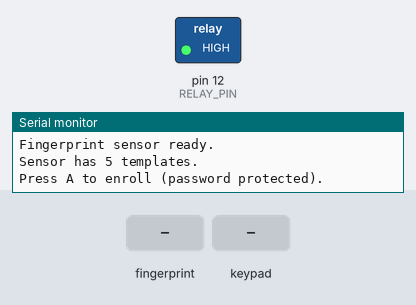
Recording of a sketch running on a simulated Arduino Mega 2560, built with avr-gcc and run on an emulated ATmega2560. On the bench: switched loads named in the sketch (green lamp = pin HIGH), the last lines printed to the serial monitor. The test bench sets the inputs (shaded band).

Above: at 2.2 s.
2.3 s: finger stored as number 1 placed on the sensor
At 4.1 s:
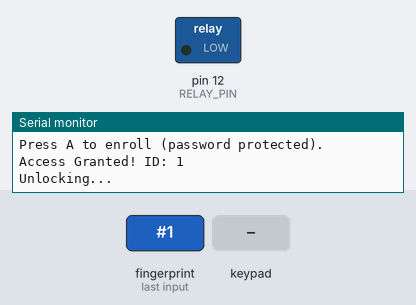
5.3 s: key 'A' pressed
8.3 s: keypad keys 1 2 3 4 pressed 0.4 s apart
Timing chart, 0 to 11.3 s (numbered marks = the images above; inputs shaded):
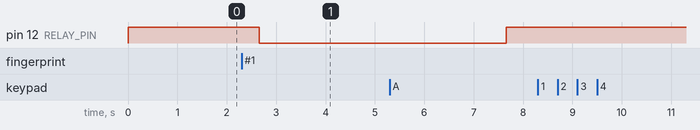

The sketch:

Fingerprint_code.ino
```cpp
#include <Adafruit_Fingerprint.h>
#include <Keypad.h>

// ----------------------
// Fingerprint Setup
// ----------------------
#define mySerial Serial1 // Using hardware serial port Serial1 (pins 18 RX, 19 TX)
Adafruit_Fingerprint finger(&mySerial);

// ----------------------
// Keypad Setup
// ----------------------
const byte ROWS = 4;
const byte COLS = 4;
char keys[ROWS][COLS] = {
    {'1', '2', '3', 'A'},
    {'4', '5', '6', 'B'},
    {'7', '8', '9', 'C'},
    {'*', '0', '#', 'D'}};
byte rowPins[ROWS] = {4, 5, 6, 7};
byte colPins[COLS] = {8, 9, 10, 11};
Keypad keypad = Keypad(makeKeymap(keys), rowPins, colPins, ROWS, COLS);

// ----------------------
// Relay and PIR Setup
// ----------------------
#define RELAY_PIN 12
#define PIR_PIN 3 // Reverted PIR pin back to 13
unsigned long lastPIRTrigger = 0;
const unsigned long pirCooldown = 10000; // 10 seconds

// ----------------------
// Admin Password
// ----------------------
const String adminPassword = "1234"; // Change this

// ----------------------
// Setup
// ----------------------
void setup()
{
    Serial.begin(9600);
    mySerial.begin(57600); // Fingerprint sensor serial communication

    pinMode(RELAY_PIN, OUTPUT);
    pinMode(PIR_PIN, INPUT);
    digitalWrite(RELAY_PIN, HIGH); // Locked initially

    finger.begin(57600);
    if (finger.verifyPassword())
    {
        Serial.println("Fingerprint sensor ready.");
    }
    else
    {
        Serial.println("Fingerprint sensor not found.");
        while (1)
            ;
    }

    finger.getTemplateCount();
    Serial.print("Sensor has ");
    Serial.print(finger.templateCount);
    Serial.println(" templates.");
    Serial.println("Press A to enroll (password protected).");
}

// ----------------------
// Main Loop
// ----------------------
void loop()
{
    char key = keypad.getKey();
    if (key == 'A')
    {
        if (checkPassword())
        {
            enrollFingerprint();
        }
        else
        {
            Serial.println("Incorrect password. Enrollment denied.");
        }
    }

    scanForFingerprint(); // External side
                          // checkPIR();           // Inside motion
}

// ----------------------
// Fingerprint Unlock
// ----------------------
void scanForFingerprint()
{
    if (finger.getImage() != FINGERPRINT_OK)
        return;
    if (finger.image2Tz() != FINGERPRINT_OK)
        return;

    if (finger.fingerSearch() == FINGERPRINT_OK)
    {
        Serial.print("Access Granted! ID: ");
        Serial.println(finger.fingerID);
        unlockDoor();
        while (finger.getImage() != FINGERPRINT_NOFINGER)
            ;
        delay(1000);
    }
    else
    {
        Serial.println("Access Denied");
        delay(1000);
    }
}

// ----------------------
// PIR Motion Auto-Unlock
// ----------------------
// void checkPIR() {
//   int pirState = digitalRead(PIR_PIN);

//   // If PIR sensor is unplugged (pin state is floating, unreliable)
//   if (pirState != LOW && pirState != HIGH) {
//     Serial.println("PIR sensor is disconnected or malfunctioning.");
//     return;  // Exit the function early, no action taken
//   }

//   // If motion is detected (pirState is HIGH)
//   if (pirState == HIGH) {
//     unsigned long currentMillis = millis();
//     if (currentMillis - lastPIRTrigger > pirCooldown) {  // Wait for cooldown period
//       Serial.println("Motion detected inside — auto-unlock");
//       unlockDoor();
//       lastPIRTrigger = currentMillis;
//     }
//   }
// }

// ----------------------
// Unlock Door (Relay Active LOW)
// ----------------------
void unlockDoor()
{
    Serial.println("Unlocking...");
    digitalWrite(RELAY_PIN, LOW);  // Relay ON → Unlock
    delay(5000);                   // Door stays unlocked for 5 seconds
    digitalWrite(RELAY_PIN, HIGH); // Relay OFF → Lock
    Serial.println("Locked");
}

// ----------------------
// Enroll Fingerprint
// ----------------------
void enrollFingerprint()
{
    int id = finger.templateCount + 1;
    Serial.print("Enrolling ID #");
    Serial.println(id);

    Serial.println("Place finger...");
    while (finger.getImage() != FINGERPRINT_OK)
        ;
    if (finger.image2Tz(1) != FINGERPRINT_OK)
    {
        Serial.println("Image conversion failed.");
        return;
    }

    Serial.println("Remove finger...");
    delay(2000);
    while (finger.getImage() != FINGERPRINT_NOFINGER)
        ;

    Serial.println("Place same finger again...");
    while (finger.getImage() != FINGERPRINT_OK)
        ;
    if (finger.image2Tz(2) != FINGERPRINT_OK)
    {
        Serial.println("Second image conversion failed.");
        return;
    }

    if (finger.createModel() != FINGERPRINT_OK)
    {
        Serial.println("Fingerprint match failed.");
        return;
    }

    if (finger.storeModel(id) == FINGERPRINT_OK)
    {
        Serial.println("Fingerprint enrolled successfully!");
    }
    else
    {
        Serial.println("Failed to store fingerprint.");
    }
}

// ----------------------
// Password Entry via Keypad
// ----------------------
bool checkPassword()
{
    Serial.println("Enter 4-digit admin password:");

    String input = "";
    unsigned long startTime = millis();

    while (input.length() < 4 && millis() - startTime < 10000)
    {
        char key = keypad.getKey();
        if (key)
        {
            if (key == '#')
            {
                Serial.println("\nCanceled.");
                return false;
            }
            if (key >= '0' && key <= '9')
            {
                input += key;
                Serial.print("*"); // Optional masking
            }
        }
    }

    Serial.println();
    return input == adminPassword;
}
```

Measured:
- after the input at 2.3 s, pin 12 (RELAY_PIN): HIGH → LOW after 0.36 s
